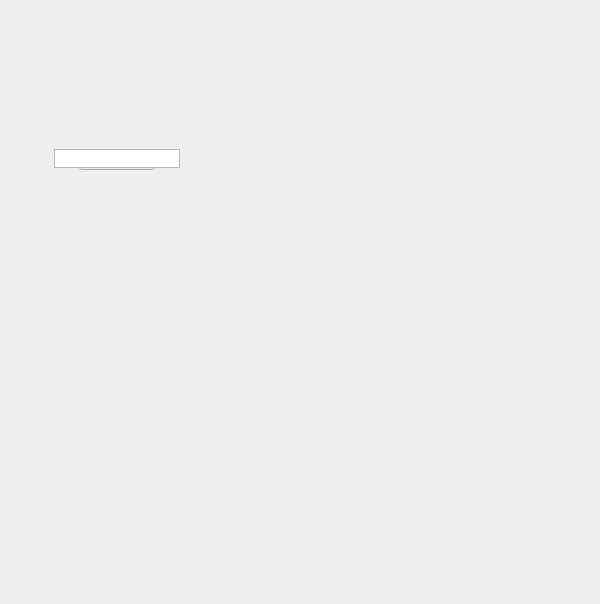
<?xml version="1.0" encoding="UTF-8"?>
<ui version="4.0">
 <class>translucent_window</class>
 <widget class="QMainWindow" name="translucent_window">
  <property name="enabled">
   <bool>true</bool>
  </property>
  <property name="geometry">
   <rect>
    <x>0</x>
    <y>0</y>
    <width>600</width>
    <height>604</height>
   </rect>
  </property>
  <property name="sizePolicy">
   <sizepolicy hsizetype="Ignored" vsizetype="Ignored">
    <horstretch>0</horstretch>
    <verstretch>0</verstretch>
   </sizepolicy>
  </property>
  <property name="minimumSize">
   <size>
    <width>0</width>
    <height>0</height>
   </size>
  </property>
  <property name="maximumSize">
   <size>
    <width>16777215</width>
    <height>16777215</height>
   </size>
  </property>
  <property name="cursor">
   <cursorShape>ArrowCursor</cursorShape>
  </property>
  <property name="whatsThis">
   <string>main_lower</string>
  </property>
  <property name="toolButtonStyle">
   <enum>Qt::ToolButtonIconOnly</enum>
  </property>
  <property name="tabShape">
   <enum>QTabWidget::Triangular</enum>
  </property>
  <property name="dockNestingEnabled">
   <bool>true</bool>
  </property>
  <property name="dockOptions">
   <set>QMainWindow::AllowNestedDocks|QMainWindow::AllowTabbedDocks|QMainWindow::AnimatedDocks|QMainWindow::ForceTabbedDocks</set>
  </property>
  <widget class="QWidget" name="widget">
   <property name="sizePolicy">
    <sizepolicy hsizetype="Ignored" vsizetype="Ignored">
     <horstretch>0</horstretch>
     <verstretch>0</verstretch>
    </sizepolicy>
   </property>
   <layout class="QGridLayout" name="gridLayout">
    <item row="0" column="0">
     <widget class="QWidget" name="staticWindow" native="true">
      <widget class="QPushButton" name="i000">
       <property name="geometry">
        <rect>
         <x>70</x>
         <y>140</y>
         <width>76</width>
         <height>21</height>
        </rect>
       </property>
       <property name="minimumSize">
        <size>
         <width>0</width>
         <height>21</height>
        </size>
       </property>
       <property name="maximumSize">
        <size>
         <width>16777215</width>
         <height>21</height>
        </size>
       </property>
       <property name="whatsThis">
        <string>main.lower</string>
       </property>
      </widget>
      <widget class="ListWidget" name="list000">
       <property name="geometry">
        <rect>
         <x>45</x>
         <y>140</y>
         <width>126</width>
         <height>19</height>
        </rect>
       </property>
       <property name="sizePolicy">
        <sizepolicy hsizetype="Maximum" vsizetype="Expanding">
         <horstretch>0</horstretch>
         <verstretch>0</verstretch>
        </sizepolicy>
       </property>
       <property name="frameShape">
        <enum>QFrame::StyledPanel</enum>
       </property>
       <property name="frameShadow">
        <enum>QFrame::Plain</enum>
       </property>
       <property name="verticalScrollBarPolicy">
        <enum>Qt::ScrollBarAlwaysOff</enum>
       </property>
       <property name="horizontalScrollBarPolicy">
        <enum>Qt::ScrollBarAlwaysOff</enum>
       </property>
       <property name="sizeAdjustPolicy">
        <enum>QAbstractScrollArea::AdjustToContents</enum>
       </property>
       <property name="resizeMode">
        <enum>QListView::Adjust</enum>
       </property>
       <property name="uniformItemSizes">
        <bool>false</bool>
       </property>
      </widget>
     </widget>
    </item>
   </layout>
  </widget>
 </widget>
 <customwidgets>
  <customwidget>
   <class>ListWidget</class>
   <extends>QListWidget</extends>
   <header>listwidget.h</header>
  </customwidget>
 </customwidgets>
 <resources/>
 <connections/>
 <designerdata>
  <property name="gridDeltaX">
   <number>5</number>
  </property>
  <property name="gridDeltaY">
   <number>10</number>
  </property>
  <property name="gridSnapX">
   <bool>true</bool>
  </property>
  <property name="gridSnapY">
   <bool>true</bool>
  </property>
  <property name="gridVisible">
   <bool>true</bool>
  </property>
 </designerdata>
</ui>
